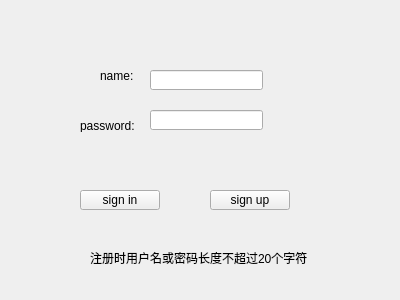
<?xml version="1.0" encoding="UTF-8"?>
<ui version="4.0">
 <class>login</class>
 <widget class="QWidget" name="login">
  <property name="geometry">
   <rect>
    <x>0</x>
    <y>0</y>
    <width>400</width>
    <height>300</height>
   </rect>
  </property>
  <property name="windowTitle">
   <string>Form</string>
  </property>
  <widget class="QLabel" name="label_name">
   <property name="geometry">
    <rect>
     <x>100</x>
     <y>70</y>
     <width>54</width>
     <height>12</height>
    </rect>
   </property>
   <property name="text">
    <string>name:</string>
   </property>
  </widget>
  <widget class="QLabel" name="label_passwd">
   <property name="geometry">
    <rect>
     <x>80</x>
     <y>120</y>
     <width>54</width>
     <height>12</height>
    </rect>
   </property>
   <property name="text">
    <string>password:</string>
   </property>
  </widget>
  <widget class="QLineEdit" name="lineEdit_name">
   <property name="geometry">
    <rect>
     <x>150</x>
     <y>70</y>
     <width>113</width>
     <height>20</height>
    </rect>
   </property>
  </widget>
  <widget class="QLineEdit" name="lineEdit_passwd">
   <property name="geometry">
    <rect>
     <x>150</x>
     <y>110</y>
     <width>113</width>
     <height>20</height>
    </rect>
   </property>
  </widget>
  <widget class="QPushButton" name="pushButton_in">
   <property name="geometry">
    <rect>
     <x>80</x>
     <y>190</y>
     <width>80</width>
     <height>20</height>
    </rect>
   </property>
   <property name="text">
    <string>sign in</string>
   </property>
  </widget>
  <widget class="QPushButton" name="pushButton_up">
   <property name="geometry">
    <rect>
     <x>210</x>
     <y>190</y>
     <width>80</width>
     <height>20</height>
    </rect>
   </property>
   <property name="text">
    <string>sign up</string>
   </property>
  </widget>
  <widget class="QLabel" name="label">
   <property name="geometry">
    <rect>
     <x>90</x>
     <y>250</y>
     <width>221</width>
     <height>16</height>
    </rect>
   </property>
   <property name="text">
    <string>注册时用户名或密码长度不超过20个字符</string>
   </property>
  </widget>
 </widget>
 <resources/>
 <connections/>
</ui>
